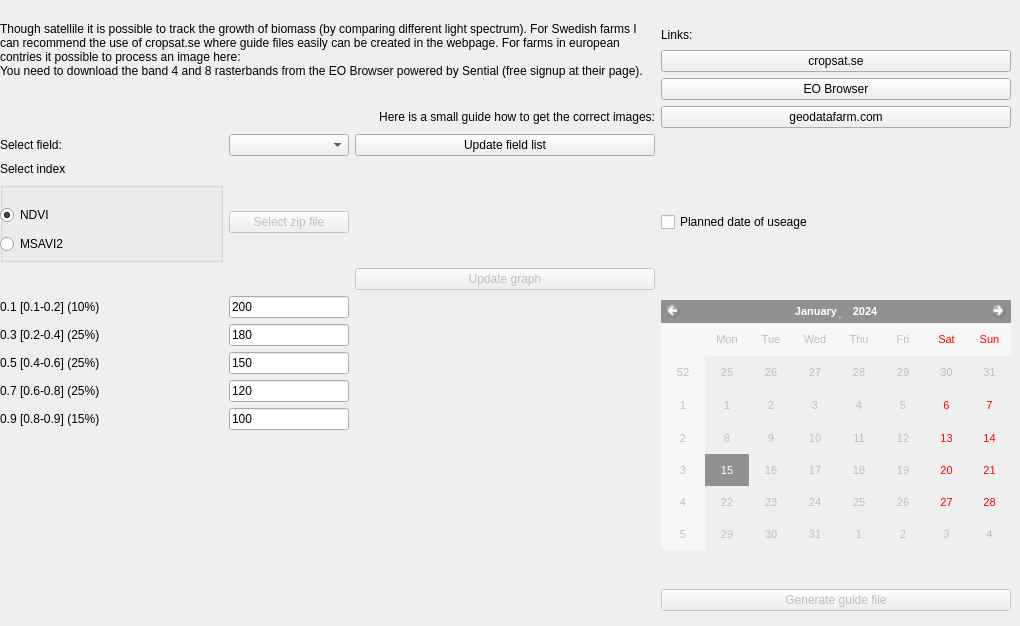
        <widget class="QWidget" name="tab_16">
         <attribute name="title">
          <string>EU satellite</string>
         </attribute>
         <widget class="QWidget" name="gridLayoutWidget_2">
          <property name="geometry">
           <rect>
            <x>0</x>
            <y>0</y>
            <width>1011</width>
            <height>617</height>
           </rect>
          </property>
          <layout class="QGridLayout" name="gridLayout_2">
           <item row="10" column="1">
            <widget class="QLineEdit" name="LEVal_2">
             <property name="minimumSize">
              <size>
               <width>120</width>
               <height>0</height>
              </size>
             </property>
             <property name="maximumSize">
              <size>
               <width>120</width>
               <height>16777215</height>
              </size>
             </property>
             <property name="text">
              <string>180</string>
             </property>
            </widget>
           </item>
           <item row="2" column="3">
            <widget class="QPushButton" name="PBListCropstat">
             <property name="text">
              <string>cropsat.se</string>
             </property>
            </widget>
           </item>
           <item row="5" column="2">
            <widget class="QPushButton" name="PBUpdateFieldList">
             <property name="text">
              <string>Update field list</string>
             </property>
            </widget>
           </item>
           <item row="13" column="0">
            <widget class="QLabel" name="LVal_5">
             <property name="text">
              <string>0.9 [0.8-0.9] (15%)</string>
             </property>
            </widget>
           </item>
           <item row="4" column="3">
            <widget class="QPushButton" name="PBListGeoDataFarm">
             <property name="text">
              <string>geodatafarm.com</string>
             </property>
            </widget>
           </item>
           <item row="9" column="1">
            <widget class="QLineEdit" name="LEVal_1">
             <property name="maximumSize">
              <size>
               <width>120</width>
               <height>16777215</height>
              </size>
             </property>
             <property name="text">
              <string>200</string>
             </property>
            </widget>
           </item>
           <item row="12" column="1">
            <widget class="QLineEdit" name="LEVal_4">
             <property name="maximumSize">
              <size>
               <width>120</width>
               <height>16777215</height>
              </size>
             </property>
             <property name="text">
              <string>120</string>
             </property>
            </widget>
           </item>
           <item row="6" column="0">
            <widget class="QLabel" name="label_32">
             <property name="text">
              <string>Select index</string>
             </property>
            </widget>
           </item>
           <item row="1" column="3">
            <widget class="QLabel" name="label_27">
             <property name="maximumSize">
              <size>
               <width>16777215</width>
               <height>20</height>
              </size>
             </property>
             <property name="text">
              <string>Links:</string>
             </property>
            </widget>
           </item>
           <item row="11" column="0">
            <widget class="QLabel" name="LVal_3">
             <property name="text">
              <string>0.5 [0.4-0.6] (25%)</string>
             </property>
            </widget>
           </item>
           <item row="12" column="0">
            <widget class="QLabel" name="LVal_4">
             <property name="minimumSize">
              <size>
               <width>100</width>
               <height>0</height>
              </size>
             </property>
             <property name="maximumSize">
              <size>
               <width>16777215</width>
               <height>16777215</height>
              </size>
             </property>
             <property name="text">
              <string>0.7 [0.6-0.8] (25%)</string>
             </property>
            </widget>
           </item>
           <item row="14" column="1">
            <spacer name="verticalSpacer_2">
             <property name="orientation">
              <enum>Qt::Vertical</enum>
             </property>
             <property name="sizeHint" stdset="0">
              <size>
               <width>20</width>
               <height>60</height>
              </size>
             </property>
            </spacer>
           </item>
           <item row="7" column="3">
            <widget class="QCheckBox" name="CheckBPlanned">
             <property name="text">
              <string>Planned date of useage</string>
             </property>
            </widget>
           </item>
           <item row="10" column="0">
            <widget class="QLabel" name="LVal_2">
             <property name="text">
              <string>0.3 [0.2-0.4] (25%)</string>
             </property>
            </widget>
           </item>
           <item row="0" column="0" rowspan="4" colspan="3">
            <widget class="QLabel" name="label_22">
             <property name="minimumSize">
              <size>
               <width>650</width>
               <height>100</height>
              </size>
             </property>
             <property name="maximumSize">
              <size>
               <width>650</width>
               <height>16777215</height>
              </size>
             </property>
             <property name="text">
              <string>Though satellile it is possible to track the growth of biomass (by comparing different light spectrum). For Swedish farms I can recommend the use of cropsat.se where guide files easily can be created in the webpage. For farms in european contries it possible to process an image here:
You need to download the band 4 and 8 rasterbands from the EO Browser powered by Sential (free signup at their page).</string>
             </property>
             <property name="wordWrap">
              <bool>true</bool>
             </property>
            </widget>
           </item>
           <item row="4" column="0" colspan="3">
            <widget class="QLabel" name="label_31">
             <property name="text">
              <string>Here is a small guide how to get the correct images:</string>
             </property>
             <property name="alignment">
              <set>Qt::AlignRight|Qt::AlignTrailing|Qt::AlignVCenter</set>
             </property>
            </widget>
           </item>
           <item row="8" column="3" rowspan="7">
            <widget class="QCalendarWidget" name="CWPlannedDate">
             <property name="enabled">
              <bool>false</bool>
             </property>
             <property name="minimumSize">
              <size>
               <width>350</width>
               <height>250</height>
              </size>
             </property>
             <property name="maximumSize">
              <size>
               <width>350</width>
               <height>250</height>
              </size>
             </property>
             <property name="font">
              <font>
               <pointsize>8</pointsize>
              </font>
             </property>
             <property name="locale">
              <locale language="English" country="UnitedKingdom"/>
             </property>
            </widget>
           </item>
           <item row="9" column="2" rowspan="8">
            <widget class="QWidget" name="QWGraphArea" native="true">
             <property name="minimumSize">
              <size>
               <width>300</width>
               <height>0</height>
              </size>
             </property>
            </widget>
           </item>
           <item row="5" column="0">
            <widget class="QLabel" name="label_42">
             <property name="text">
              <string>Select field:</string>
             </property>
            </widget>
           </item>
           <item row="3" column="3">
            <widget class="QPushButton" name="PBListEOBrowser">
             <property name="text">
              <string>EO Browser</string>
             </property>
            </widget>
           </item>
           <item row="11" column="1">
            <widget class="QLineEdit" name="LEVal_3">
             <property name="maximumSize">
              <size>
               <width>120</width>
               <height>16777215</height>
              </size>
             </property>
             <property name="text">
              <string>150</string>
             </property>
            </widget>
           </item>
           <item row="7" column="1">
            <widget class="QPushButton" name="PBSelectZipFile">
             <property name="enabled">
              <bool>false</bool>
             </property>
             <property name="maximumSize">
              <size>
               <width>120</width>
               <height>16777215</height>
              </size>
             </property>
             <property name="text">
              <string>Select zip file</string>
             </property>
            </widget>
           </item>
           <item row="13" column="1">
            <widget class="QLineEdit" name="LEVal_5">
             <property name="maximumSize">
              <size>
               <width>120</width>
               <height>16777215</height>
              </size>
             </property>
             <property name="text">
              <string>100</string>
             </property>
            </widget>
           </item>
           <item row="15" column="3">
            <widget class="QPushButton" name="PBGenerateGuideFile">
             <property name="enabled">
              <bool>false</bool>
             </property>
             <property name="text">
              <string>Generate guide file</string>
             </property>
            </widget>
           </item>
           <item row="8" column="2">
            <widget class="QPushButton" name="PBUpdateGraph">
             <property name="enabled">
              <bool>false</bool>
             </property>
             <property name="text">
              <string>Update graph</string>
             </property>
            </widget>
           </item>
           <item row="5" column="1">
            <widget class="QComboBox" name="CBFieldList">
             <property name="maximumSize">
              <size>
               <width>120</width>
               <height>16777215</height>
              </size>
             </property>
            </widget>
           </item>
           <item row="9" column="0">
            <widget class="QLabel" name="LVal_1">
             <property name="text">
              <string>0.1 [0.1-0.2] (10%)</string>
             </property>
            </widget>
           </item>
           <item row="7" column="0">
            <widget class="QGroupBox" name="groupBox_5">
             <property name="minimumSize">
              <size>
               <width>0</width>
               <height>80</height>
              </size>
             </property>
             <property name="title">
              <string/>
             </property>
             <widget class="QWidget" name="verticalLayoutWidget">
              <property name="geometry">
               <rect>
                <x>0</x>
                <y>20</y>
                <width>224</width>
                <height>55</height>
               </rect>
              </property>
              <layout class="QVBoxLayout" name="verticalLayout">
               <item>
                <widget class="QRadioButton" name="RBNdviIndex">
                 <property name="text">
                  <string>NDVI</string>
                 </property>
                 <property name="checked">
                  <bool>true</bool>
                 </property>
                </widget>
               </item>
               <item>
                <widget class="QRadioButton" name="RBMsavi2Index">
                 <property name="text">
                  <string>MSAVI2</string>
                 </property>
                </widget>
               </item>
              </layout>
             </widget>
            </widget>
           </item>
          </layout>
         </widget>
        </widget>
